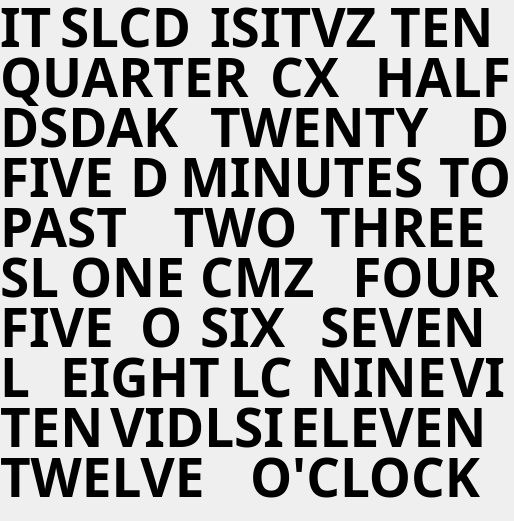
<?xml version="1.0" encoding="UTF-8"?>
<ui version="4.0">
 <class>MainWindow</class>
 <widget class="QMainWindow" name="MainWindow">
  <property name="geometry">
   <rect>
    <x>0</x>
    <y>0</y>
    <width>514</width>
    <height>521</height>
   </rect>
  </property>
  <property name="windowTitle">
   <string>MainWindow</string>
  </property>
  <widget class="QWidget" name="centralwidget">
   <widget class="QLabel" name="ITLabel">
    <property name="geometry">
     <rect>
      <x>0</x>
      <y>-10</y>
      <width>71</width>
      <height>71</height>
     </rect>
    </property>
    <property name="font">
     <font>
      <family>HomepageBaukasten</family>
      <pointsize>40</pointsize>
      <weight>75</weight>
      <bold>true</bold>
     </font>
    </property>
    <property name="acceptDrops">
     <bool>false</bool>
    </property>
    <property name="layoutDirection">
     <enum>Qt::LeftToRight</enum>
    </property>
    <property name="text">
     <string>&lt;html&gt;&lt;head/&gt;&lt;body&gt;&lt;p&gt;&lt;span&gt;IT&lt;/span&gt;&lt;/p&gt;&lt;/body&gt;&lt;/html&gt;</string>
    </property>
   </widget>
   <widget class="QLabel" name="TWENTY">
    <property name="geometry">
     <rect>
      <x>210</x>
      <y>90</y>
      <width>301</width>
      <height>71</height>
     </rect>
    </property>
    <property name="font">
     <font>
      <family>HomepageBaukasten</family>
      <pointsize>40</pointsize>
      <weight>75</weight>
      <bold>true</bold>
     </font>
    </property>
    <property name="layoutDirection">
     <enum>Qt::LeftToRight</enum>
    </property>
    <property name="text">
     <string>&lt;html&gt;&lt;head/&gt;&lt;body&gt;&lt;p&gt;&lt;span style=&quot;&quot;&gt;TWENTY&lt;/span&gt;&lt;/p&gt;&lt;/body&gt;&lt;/html&gt;</string>
    </property>
   </widget>
   <widget class="QLabel" name="MINUTES">
    <property name="geometry">
     <rect>
      <x>180</x>
      <y>140</y>
      <width>311</width>
      <height>71</height>
     </rect>
    </property>
    <property name="font">
     <font>
      <family>HomepageBaukasten</family>
      <pointsize>40</pointsize>
      <weight>75</weight>
      <bold>true</bold>
     </font>
    </property>
    <property name="layoutDirection">
     <enum>Qt::LeftToRight</enum>
    </property>
    <property name="text">
     <string>&lt;html&gt;&lt;head/&gt;&lt;body&gt;&lt;p&gt;&lt;span style=&quot; &quot;&gt;MINUTES&lt;/span&gt;&lt;/p&gt;&lt;/body&gt;&lt;/html&gt;</string>
    </property>
   </widget>
   <widget class="QLabel" name="PAST">
    <property name="geometry">
     <rect>
      <x>0</x>
      <y>190</y>
      <width>171</width>
      <height>71</height>
     </rect>
    </property>
    <property name="font">
     <font>
      <family>HomepageBaukasten</family>
      <pointsize>40</pointsize>
      <weight>75</weight>
      <bold>true</bold>
     </font>
    </property>
    <property name="layoutDirection">
     <enum>Qt::LeftToRight</enum>
    </property>
    <property name="text">
     <string>&lt;html&gt;&lt;head/&gt;&lt;body&gt;&lt;p&gt;&lt;span style=&quot;&quot;&gt;PAST&lt;/span&gt;&lt;/p&gt;&lt;/body&gt;&lt;/html&gt;</string>
    </property>
   </widget>
   <widget class="QLabel" name="THREE">
    <property name="geometry">
     <rect>
      <x>320</x>
      <y>190</y>
      <width>221</width>
      <height>71</height>
     </rect>
    </property>
    <property name="font">
     <font>
      <family>HomepageBaukasten</family>
      <pointsize>40</pointsize>
      <weight>75</weight>
      <bold>true</bold>
     </font>
    </property>
    <property name="layoutDirection">
     <enum>Qt::LeftToRight</enum>
    </property>
    <property name="text">
     <string>&lt;html&gt;&lt;head/&gt;&lt;body&gt;&lt;p&gt;&lt;span style=&quot; &quot;&gt;THREE&lt;/span&gt;&lt;/p&gt;&lt;/body&gt;&lt;/html&gt;</string>
    </property>
   </widget>
   <widget class="QLabel" name="ISLabel">
    <property name="geometry">
     <rect>
      <x>210</x>
      <y>-10</y>
      <width>71</width>
      <height>71</height>
     </rect>
    </property>
    <property name="font">
     <font>
      <family>HomepageBaukasten</family>
      <pointsize>40</pointsize>
      <weight>75</weight>
      <bold>true</bold>
     </font>
    </property>
    <property name="acceptDrops">
     <bool>false</bool>
    </property>
    <property name="layoutDirection">
     <enum>Qt::LeftToRight</enum>
    </property>
    <property name="text">
     <string>&lt;html&gt;&lt;head/&gt;&lt;body&gt;&lt;p&gt;&lt;span&gt;IS&lt;/span&gt;&lt;/p&gt;&lt;/body&gt;&lt;/html&gt;</string>
    </property>
   </widget>
   <widget class="QLabel" name="TEN_MIN">
    <property name="geometry">
     <rect>
      <x>390</x>
      <y>-10</y>
      <width>131</width>
      <height>71</height>
     </rect>
    </property>
    <property name="font">
     <font>
      <family>HomepageBaukasten</family>
      <pointsize>40</pointsize>
      <weight>75</weight>
      <bold>true</bold>
     </font>
    </property>
    <property name="acceptDrops">
     <bool>false</bool>
    </property>
    <property name="layoutDirection">
     <enum>Qt::LeftToRight</enum>
    </property>
    <property name="text">
     <string>&lt;html&gt;&lt;head/&gt;&lt;body&gt;&lt;p&gt;&lt;span style=&quot;&quot;&gt;TEN&lt;/span&gt;&lt;/p&gt;&lt;/body&gt;&lt;/html&gt;</string>
    </property>
   </widget>
   <widget class="QLabel" name="QUARTER">
    <property name="geometry">
     <rect>
      <x>0</x>
      <y>40</y>
      <width>331</width>
      <height>71</height>
     </rect>
    </property>
    <property name="font">
     <font>
      <family>HomepageBaukasten</family>
      <pointsize>40</pointsize>
      <weight>75</weight>
      <bold>true</bold>
     </font>
    </property>
    <property name="acceptDrops">
     <bool>false</bool>
    </property>
    <property name="layoutDirection">
     <enum>Qt::LeftToRight</enum>
    </property>
    <property name="text">
     <string>&lt;html&gt;&lt;head/&gt;&lt;body&gt;&lt;p&gt;&lt;span style=&quot;&quot;&gt;QUARTER&lt;/span&gt;&lt;/p&gt;&lt;/body&gt;&lt;/html&gt;</string>
    </property>
   </widget>
   <widget class="QLabel" name="TO">
    <property name="geometry">
     <rect>
      <x>410</x>
      <y>140</y>
      <width>101</width>
      <height>71</height>
     </rect>
    </property>
    <property name="font">
     <font>
      <family>HomepageBaukasten</family>
      <pointsize>40</pointsize>
      <weight>75</weight>
      <bold>true</bold>
     </font>
    </property>
    <property name="acceptDrops">
     <bool>false</bool>
    </property>
    <property name="layoutDirection">
     <enum>Qt::LeftToRight</enum>
    </property>
    <property name="text">
     <string>&lt;html&gt;&lt;head/&gt;&lt;body&gt;&lt;p align=&quot;right&quot;&gt;&lt;span style=&quot;&quot;&gt;TO&lt;/span&gt;&lt;/p&gt;&lt;/body&gt;&lt;/html&gt;</string>
    </property>
   </widget>
   <widget class="QLabel" name="TWO">
    <property name="geometry">
     <rect>
      <x>150</x>
      <y>190</y>
      <width>171</width>
      <height>71</height>
     </rect>
    </property>
    <property name="font">
     <font>
      <family>HomepageBaukasten</family>
      <pointsize>40</pointsize>
      <weight>75</weight>
      <bold>true</bold>
     </font>
    </property>
    <property name="layoutDirection">
     <enum>Qt::LeftToRight</enum>
    </property>
    <property name="text">
     <string>&lt;html&gt;&lt;head/&gt;&lt;body&gt;&lt;p align=&quot;center&quot;&gt;&lt;span style=&quot;&quot;&gt;TWO&lt;/span&gt;&lt;/p&gt;&lt;/body&gt;&lt;/html&gt;</string>
    </property>
   </widget>
   <widget class="QLabel" name="ONE">
    <property name="geometry">
     <rect>
      <x>70</x>
      <y>240</y>
      <width>171</width>
      <height>71</height>
     </rect>
    </property>
    <property name="font">
     <font>
      <family>HomepageBaukasten</family>
      <pointsize>40</pointsize>
      <weight>75</weight>
      <bold>true</bold>
     </font>
    </property>
    <property name="layoutDirection">
     <enum>Qt::LeftToRight</enum>
    </property>
    <property name="text">
     <string>&lt;html&gt;&lt;head/&gt;&lt;body&gt;&lt;p&gt;&lt;span style=&quot; &quot;&gt;ONE&lt;/span&gt;&lt;/p&gt;&lt;/body&gt;&lt;/html&gt;</string>
    </property>
   </widget>
   <widget class="QLabel" name="FOUR">
    <property name="geometry">
     <rect>
      <x>340</x>
      <y>240</y>
      <width>171</width>
      <height>71</height>
     </rect>
    </property>
    <property name="font">
     <font>
      <family>HomepageBaukasten</family>
      <pointsize>40</pointsize>
      <weight>75</weight>
      <bold>true</bold>
     </font>
    </property>
    <property name="layoutDirection">
     <enum>Qt::LeftToRight</enum>
    </property>
    <property name="text">
     <string>&lt;html&gt;&lt;head/&gt;&lt;body&gt;&lt;p align=&quot;center&quot;&gt;&lt;span style=&quot; &quot;&gt;FOUR&lt;/span&gt;&lt;/p&gt;&lt;/body&gt;&lt;/html&gt;</string>
    </property>
   </widget>
   <widget class="QLabel" name="FIVE">
    <property name="geometry">
     <rect>
      <x>0</x>
      <y>290</y>
      <width>171</width>
      <height>71</height>
     </rect>
    </property>
    <property name="font">
     <font>
      <family>HomepageBaukasten</family>
      <pointsize>40</pointsize>
      <weight>75</weight>
      <bold>true</bold>
     </font>
    </property>
    <property name="layoutDirection">
     <enum>Qt::LeftToRight</enum>
    </property>
    <property name="text">
     <string>&lt;html&gt;&lt;head/&gt;&lt;body&gt;&lt;p&gt;&lt;span style=&quot;&quot;&gt;FIVE&lt;/span&gt;&lt;/p&gt;&lt;/body&gt;&lt;/html&gt;</string>
    </property>
   </widget>
   <widget class="QLabel" name="SIX">
    <property name="geometry">
     <rect>
      <x>200</x>
      <y>290</y>
      <width>171</width>
      <height>71</height>
     </rect>
    </property>
    <property name="font">
     <font>
      <family>HomepageBaukasten</family>
      <pointsize>40</pointsize>
      <weight>75</weight>
      <bold>true</bold>
     </font>
    </property>
    <property name="layoutDirection">
     <enum>Qt::LeftToRight</enum>
    </property>
    <property name="text">
     <string>&lt;html&gt;&lt;head/&gt;&lt;body&gt;&lt;p&gt;&lt;span style=&quot; &quot;&gt;SIX&lt;/span&gt;&lt;/p&gt;&lt;/body&gt;&lt;/html&gt;</string>
    </property>
   </widget>
   <widget class="QLabel" name="SEVEN">
    <property name="geometry">
     <rect>
      <x>320</x>
      <y>290</y>
      <width>191</width>
      <height>71</height>
     </rect>
    </property>
    <property name="font">
     <font>
      <family>HomepageBaukasten</family>
      <pointsize>40</pointsize>
      <weight>75</weight>
      <bold>true</bold>
     </font>
    </property>
    <property name="layoutDirection">
     <enum>Qt::LeftToRight</enum>
    </property>
    <property name="text">
     <string>&lt;html&gt;&lt;head/&gt;&lt;body&gt;&lt;p&gt;&lt;span style=&quot; &quot;&gt;SEVEN&lt;/span&gt;&lt;/p&gt;&lt;/body&gt;&lt;/html&gt;</string>
    </property>
   </widget>
   <widget class="QLabel" name="EIGHT">
    <property name="geometry">
     <rect>
      <x>60</x>
      <y>340</y>
      <width>191</width>
      <height>71</height>
     </rect>
    </property>
    <property name="font">
     <font>
      <family>HomepageBaukasten</family>
      <pointsize>40</pointsize>
      <weight>75</weight>
      <bold>true</bold>
     </font>
    </property>
    <property name="layoutDirection">
     <enum>Qt::LeftToRight</enum>
    </property>
    <property name="text">
     <string>&lt;html&gt;&lt;head/&gt;&lt;body&gt;&lt;p&gt;&lt;span style=&quot; &quot;&gt;EIGHT&lt;/span&gt;&lt;/p&gt;&lt;/body&gt;&lt;/html&gt;</string>
    </property>
   </widget>
   <widget class="QLabel" name="NINE">
    <property name="geometry">
     <rect>
      <x>310</x>
      <y>340</y>
      <width>191</width>
      <height>71</height>
     </rect>
    </property>
    <property name="font">
     <font>
      <family>HomepageBaukasten</family>
      <pointsize>40</pointsize>
      <weight>75</weight>
      <bold>true</bold>
     </font>
    </property>
    <property name="layoutDirection">
     <enum>Qt::LeftToRight</enum>
    </property>
    <property name="text">
     <string>&lt;html&gt;&lt;head/&gt;&lt;body&gt;&lt;p&gt;&lt;span style=&quot; &quot;&gt;NINE&lt;/span&gt;&lt;/p&gt;&lt;/body&gt;&lt;/html&gt;</string>
    </property>
   </widget>
   <widget class="QLabel" name="TEN">
    <property name="geometry">
     <rect>
      <x>0</x>
      <y>390</y>
      <width>191</width>
      <height>71</height>
     </rect>
    </property>
    <property name="font">
     <font>
      <family>HomepageBaukasten</family>
      <pointsize>40</pointsize>
      <weight>75</weight>
      <bold>true</bold>
     </font>
    </property>
    <property name="layoutDirection">
     <enum>Qt::LeftToRight</enum>
    </property>
    <property name="text">
     <string>&lt;html&gt;&lt;head/&gt;&lt;body&gt;&lt;p&gt;&lt;span style=&quot; &quot;&gt;TEN&lt;/span&gt;&lt;/p&gt;&lt;/body&gt;&lt;/html&gt;</string>
    </property>
   </widget>
   <widget class="QLabel" name="ELEVEN">
    <property name="geometry">
     <rect>
      <x>290</x>
      <y>390</y>
      <width>221</width>
      <height>71</height>
     </rect>
    </property>
    <property name="font">
     <font>
      <family>HomepageBaukasten</family>
      <pointsize>40</pointsize>
      <weight>75</weight>
      <bold>true</bold>
     </font>
    </property>
    <property name="layoutDirection">
     <enum>Qt::LeftToRight</enum>
    </property>
    <property name="text">
     <string>&lt;html&gt;&lt;head/&gt;&lt;body&gt;&lt;p&gt;&lt;span style=&quot; &quot;&gt;ELEVEN&lt;/span&gt;&lt;/p&gt;&lt;/body&gt;&lt;/html&gt;</string>
    </property>
   </widget>
   <widget class="QLabel" name="TWELVE">
    <property name="geometry">
     <rect>
      <x>0</x>
      <y>440</y>
      <width>241</width>
      <height>71</height>
     </rect>
    </property>
    <property name="font">
     <font>
      <family>HomepageBaukasten</family>
      <pointsize>40</pointsize>
      <weight>75</weight>
      <bold>true</bold>
     </font>
    </property>
    <property name="layoutDirection">
     <enum>Qt::LeftToRight</enum>
    </property>
    <property name="text">
     <string>&lt;html&gt;&lt;head/&gt;&lt;body&gt;&lt;p&gt;&lt;span style=&quot; &quot;&gt;TWELVE&lt;/span&gt;&lt;/p&gt;&lt;/body&gt;&lt;/html&gt;</string>
    </property>
   </widget>
   <widget class="QLabel" name="OCLOCK">
    <property name="geometry">
     <rect>
      <x>250</x>
      <y>440</y>
      <width>261</width>
      <height>71</height>
     </rect>
    </property>
    <property name="font">
     <font>
      <family>HomepageBaukasten</family>
      <pointsize>40</pointsize>
      <weight>75</weight>
      <bold>true</bold>
     </font>
    </property>
    <property name="layoutDirection">
     <enum>Qt::LeftToRight</enum>
    </property>
    <property name="text">
     <string>&lt;html&gt;&lt;head/&gt;&lt;body&gt;&lt;p&gt;&lt;span style=&quot; &quot;&gt;O'CLOCK&lt;/span&gt;&lt;/p&gt;&lt;/body&gt;&lt;/html&gt;</string>
    </property>
   </widget>
   <widget class="QLabel" name="label_25">
    <property name="geometry">
     <rect>
      <x>60</x>
      <y>-10</y>
      <width>171</width>
      <height>71</height>
     </rect>
    </property>
    <property name="font">
     <font>
      <family>HomepageBaukasten</family>
      <pointsize>40</pointsize>
      <weight>75</weight>
      <bold>true</bold>
     </font>
    </property>
    <property name="layoutDirection">
     <enum>Qt::LeftToRight</enum>
    </property>
    <property name="text">
     <string>&lt;html&gt;&lt;head/&gt;&lt;body&gt;&lt;p align=&quot;justify&quot;&gt;&lt;span style=&quot; &quot;&gt;SLCD&lt;/span&gt;&lt;/p&gt;&lt;/body&gt;&lt;/html&gt;</string>
    </property>
   </widget>
   <widget class="QLabel" name="label_26">
    <property name="geometry">
     <rect>
      <x>260</x>
      <y>-10</y>
      <width>171</width>
      <height>71</height>
     </rect>
    </property>
    <property name="font">
     <font>
      <family>HomepageBaukasten</family>
      <pointsize>40</pointsize>
      <weight>75</weight>
      <bold>true</bold>
     </font>
    </property>
    <property name="layoutDirection">
     <enum>Qt::LeftToRight</enum>
    </property>
    <property name="text">
     <string>&lt;html&gt;&lt;head/&gt;&lt;body&gt;&lt;p align=&quot;justify&quot;&gt;&lt;span style=&quot; &quot;&gt;ITVZ&lt;/span&gt;&lt;/p&gt;&lt;/body&gt;&lt;/html&gt;</string>
    </property>
   </widget>
   <widget class="QLabel" name="label_27">
    <property name="geometry">
     <rect>
      <x>270</x>
      <y>40</y>
      <width>241</width>
      <height>71</height>
     </rect>
    </property>
    <property name="font">
     <font>
      <family>HomepageBaukasten</family>
      <pointsize>40</pointsize>
      <weight>75</weight>
      <bold>true</bold>
     </font>
    </property>
    <property name="layoutDirection">
     <enum>Qt::LeftToRight</enum>
    </property>
    <property name="text">
     <string>&lt;html&gt;&lt;head/&gt;&lt;body&gt;&lt;p align=&quot;justify&quot;&gt;&lt;span style=&quot; &quot;&gt;CX&lt;/span&gt;&lt;/p&gt;&lt;/body&gt;&lt;/html&gt;</string>
    </property>
   </widget>
   <widget class="QLabel" name="label_28">
    <property name="geometry">
     <rect>
      <x>470</x>
      <y>90</y>
      <width>241</width>
      <height>71</height>
     </rect>
    </property>
    <property name="font">
     <font>
      <family>HomepageBaukasten</family>
      <pointsize>40</pointsize>
      <weight>75</weight>
      <bold>true</bold>
     </font>
    </property>
    <property name="layoutDirection">
     <enum>Qt::LeftToRight</enum>
    </property>
    <property name="text">
     <string>&lt;html&gt;&lt;head/&gt;&lt;body&gt;&lt;p align=&quot;justify&quot;&gt;&lt;span style=&quot; &quot;&gt;D&lt;/span&gt;&lt;/p&gt;&lt;/body&gt;&lt;/html&gt;</string>
    </property>
   </widget>
   <widget class="QLabel" name="label_29">
    <property name="geometry">
     <rect>
      <x>0</x>
      <y>90</y>
      <width>241</width>
      <height>71</height>
     </rect>
    </property>
    <property name="font">
     <font>
      <family>HomepageBaukasten</family>
      <pointsize>40</pointsize>
      <weight>75</weight>
      <bold>true</bold>
     </font>
    </property>
    <property name="layoutDirection">
     <enum>Qt::LeftToRight</enum>
    </property>
    <property name="text">
     <string>&lt;html&gt;&lt;head/&gt;&lt;body&gt;&lt;p align=&quot;justify&quot;&gt;&lt;span style=&quot; &quot;&gt;DSDAK&lt;/span&gt;&lt;/p&gt;&lt;/body&gt;&lt;/html&gt;</string>
    </property>
   </widget>
   <widget class="QLabel" name="FIVE_MIN">
    <property name="geometry">
     <rect>
      <x>0</x>
      <y>140</y>
      <width>161</width>
      <height>71</height>
     </rect>
    </property>
    <property name="font">
     <font>
      <family>HomepageBaukasten</family>
      <pointsize>40</pointsize>
      <weight>75</weight>
      <bold>true</bold>
     </font>
    </property>
    <property name="layoutDirection">
     <enum>Qt::LeftToRight</enum>
    </property>
    <property name="text">
     <string>&lt;html&gt;&lt;head/&gt;&lt;body&gt;&lt;p align=&quot;justify&quot;&gt;&lt;span style=&quot;&quot;&gt;FIVE&lt;/span&gt;&lt;/p&gt;&lt;/body&gt;&lt;/html&gt;</string>
    </property>
   </widget>
   <widget class="QLabel" name="label_8">
    <property name="geometry">
     <rect>
      <x>200</x>
      <y>240</y>
      <width>131</width>
      <height>71</height>
     </rect>
    </property>
    <property name="font">
     <font>
      <family>HomepageBaukasten</family>
      <pointsize>40</pointsize>
      <weight>75</weight>
      <bold>true</bold>
     </font>
    </property>
    <property name="layoutDirection">
     <enum>Qt::LeftToRight</enum>
    </property>
    <property name="text">
     <string>&lt;html&gt;&lt;head/&gt;&lt;body&gt;&lt;p align=&quot;justify&quot;&gt;&lt;span style=&quot;&quot;&gt;CMZ&lt;/span&gt;&lt;/p&gt;&lt;/body&gt;&lt;/html&gt;</string>
    </property>
   </widget>
   <widget class="QLabel" name="label_30">
    <property name="geometry">
     <rect>
      <x>0</x>
      <y>240</y>
      <width>131</width>
      <height>71</height>
     </rect>
    </property>
    <property name="font">
     <font>
      <family>HomepageBaukasten</family>
      <pointsize>40</pointsize>
      <weight>75</weight>
      <bold>true</bold>
     </font>
    </property>
    <property name="layoutDirection">
     <enum>Qt::LeftToRight</enum>
    </property>
    <property name="text">
     <string>&lt;html&gt;&lt;head/&gt;&lt;body&gt;&lt;p align=&quot;justify&quot;&gt;&lt;span style=&quot; &quot;&gt;SL&lt;/span&gt;&lt;/p&gt;&lt;/body&gt;&lt;/html&gt;</string>
    </property>
   </widget>
   <widget class="QLabel" name="label_31">
    <property name="geometry">
     <rect>
      <x>140</x>
      <y>290</y>
      <width>61</width>
      <height>71</height>
     </rect>
    </property>
    <property name="font">
     <font>
      <family>HomepageBaukasten</family>
      <pointsize>40</pointsize>
      <weight>75</weight>
      <bold>true</bold>
     </font>
    </property>
    <property name="layoutDirection">
     <enum>Qt::LeftToRight</enum>
    </property>
    <property name="text">
     <string>&lt;html&gt;&lt;head/&gt;&lt;body&gt;&lt;p align=&quot;justify&quot;&gt;&lt;span style=&quot; &quot;&gt;O&lt;/span&gt;&lt;/p&gt;&lt;/body&gt;&lt;/html&gt;</string>
    </property>
   </widget>
   <widget class="QLabel" name="label_32">
    <property name="geometry">
     <rect>
      <x>0</x>
      <y>340</y>
      <width>61</width>
      <height>71</height>
     </rect>
    </property>
    <property name="font">
     <font>
      <family>HomepageBaukasten</family>
      <pointsize>40</pointsize>
      <weight>75</weight>
      <bold>true</bold>
     </font>
    </property>
    <property name="layoutDirection">
     <enum>Qt::LeftToRight</enum>
    </property>
    <property name="text">
     <string>&lt;html&gt;&lt;head/&gt;&lt;body&gt;&lt;p align=&quot;justify&quot;&gt;&lt;span style=&quot; &quot;&gt;L&lt;/span&gt;&lt;/p&gt;&lt;/body&gt;&lt;/html&gt;</string>
    </property>
   </widget>
   <widget class="QLabel" name="label_33">
    <property name="geometry">
     <rect>
      <x>230</x>
      <y>340</y>
      <width>71</width>
      <height>71</height>
     </rect>
    </property>
    <property name="font">
     <font>
      <family>HomepageBaukasten</family>
      <pointsize>40</pointsize>
      <weight>75</weight>
      <bold>true</bold>
     </font>
    </property>
    <property name="layoutDirection">
     <enum>Qt::LeftToRight</enum>
    </property>
    <property name="text">
     <string>&lt;html&gt;&lt;head/&gt;&lt;body&gt;&lt;p align=&quot;justify&quot;&gt;&lt;span style=&quot; &quot;&gt;LC&lt;/span&gt;&lt;/p&gt;&lt;/body&gt;&lt;/html&gt;</string>
    </property>
   </widget>
   <widget class="QLabel" name="label_34">
    <property name="geometry">
     <rect>
      <x>450</x>
      <y>340</y>
      <width>71</width>
      <height>71</height>
     </rect>
    </property>
    <property name="font">
     <font>
      <family>HomepageBaukasten</family>
      <pointsize>40</pointsize>
      <weight>75</weight>
      <bold>true</bold>
     </font>
    </property>
    <property name="layoutDirection">
     <enum>Qt::LeftToRight</enum>
    </property>
    <property name="text">
     <string>&lt;html&gt;&lt;head/&gt;&lt;body&gt;&lt;p align=&quot;justify&quot;&gt;&lt;span style=&quot; &quot;&gt;VI&lt;/span&gt;&lt;/p&gt;&lt;/body&gt;&lt;/html&gt;</string>
    </property>
   </widget>
   <widget class="QLabel" name="label_35">
    <property name="geometry">
     <rect>
      <x>110</x>
      <y>390</y>
      <width>181</width>
      <height>71</height>
     </rect>
    </property>
    <property name="font">
     <font>
      <family>HomepageBaukasten</family>
      <pointsize>40</pointsize>
      <weight>75</weight>
      <bold>true</bold>
     </font>
    </property>
    <property name="layoutDirection">
     <enum>Qt::LeftToRight</enum>
    </property>
    <property name="text">
     <string>&lt;html&gt;&lt;head/&gt;&lt;body&gt;&lt;p align=&quot;justify&quot;&gt;&lt;span style=&quot; &quot;&gt;VIDLSI&lt;/span&gt;&lt;/p&gt;&lt;/body&gt;&lt;/html&gt;</string>
    </property>
   </widget>
   <widget class="QLabel" name="label_36">
    <property name="geometry">
     <rect>
      <x>130</x>
      <y>140</y>
      <width>51</width>
      <height>71</height>
     </rect>
    </property>
    <property name="font">
     <font>
      <family>HomepageBaukasten</family>
      <pointsize>40</pointsize>
      <weight>75</weight>
      <bold>true</bold>
     </font>
    </property>
    <property name="layoutDirection">
     <enum>Qt::LeftToRight</enum>
    </property>
    <property name="text">
     <string>&lt;html&gt;&lt;head/&gt;&lt;body&gt;&lt;p align=&quot;justify&quot;&gt;&lt;span style=&quot; &quot;&gt;D&lt;/span&gt;&lt;/p&gt;&lt;/body&gt;&lt;/html&gt;</string>
    </property>
   </widget>
   <widget class="QLabel" name="HALF">
    <property name="geometry">
     <rect>
      <x>360</x>
      <y>40</y>
      <width>151</width>
      <height>71</height>
     </rect>
    </property>
    <property name="font">
     <font>
      <family>HomepageBaukasten</family>
      <pointsize>40</pointsize>
      <weight>75</weight>
      <bold>true</bold>
     </font>
    </property>
    <property name="layoutDirection">
     <enum>Qt::LeftToRight</enum>
    </property>
    <property name="text">
     <string>&lt;html&gt;&lt;head/&gt;&lt;body&gt;&lt;p align=&quot;right&quot;&gt;HALF&lt;/p&gt;&lt;/body&gt;&lt;/html&gt;</string>
    </property>
   </widget>
  </widget>
 </widget>
 <resources/>
 <connections/>
</ui>
